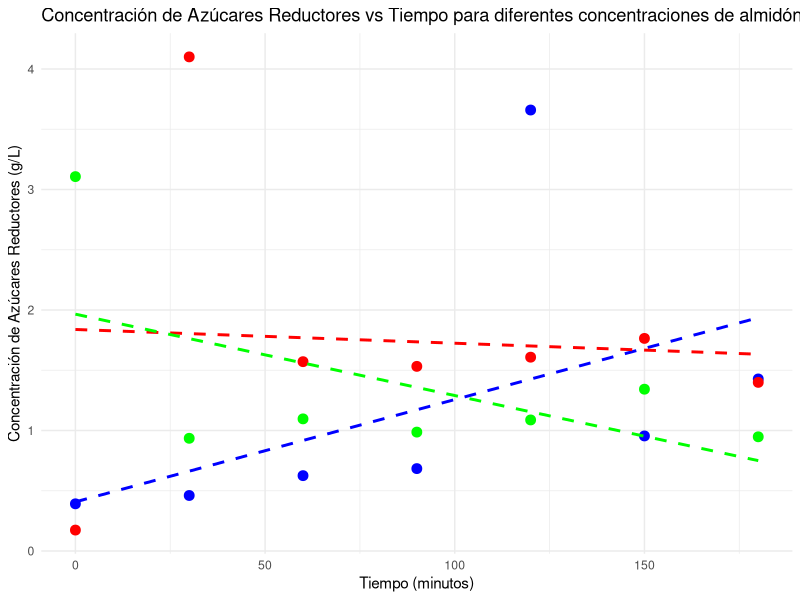
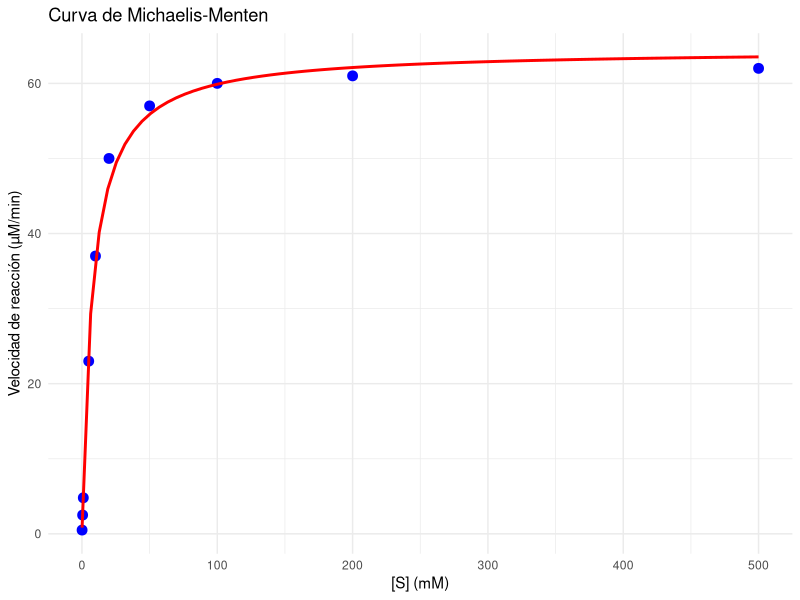

Here is the R script that generated these plots, in order:
# Instala ggplot2 si aún no lo tienes
# install.packages("ggplot2")

# Cargar librerías necesarias
library(ggplot2)

# Datos de tiempo (minutos)
tiempo <- c(0, 30, 60, 90, 120, 150, 180)  # Tiempos en minutos

# Absorbancia para distintas concentraciones de almidón (2%, 7%, 13%)
abs_2 <- c(0.248, 0.287, 0.380, 0.413, 2.093, 0.566, 0.833)
abs_7 <- c(0.125, 2.342, 0.914, 0.892, 0.935, 1.023, 0.817)
abs_13 <- c(1.781, 0.555, 0.646, 0.584, 0.641, 0.785, 0.562)

# Convertir absorbancia a concentración de azúcares reductores usando una fórmula ficticia
# Aquí asumimos que la relación es [Azúcares Reductores] = m * Abs + c
# Ajustar los valores de 'm' y 'c' según la curva de calibración de tu experimento
m <- 1.7713
c <- -0.0478

# Calcular concentración de azúcares reductores para cada absorbancia
azucares_reductores_2 <- m * abs_2 + c
azucares_reductores_7 <- m * abs_7 + c
azucares_reductores_13 <- m * abs_13 + c

# Crear un dataframe con los datos
datos_2 <- data.frame(tiempo, azucares_reductores_2)
datos_7 <- data.frame(tiempo, azucares_reductores_7)
datos_13 <- data.frame(tiempo, azucares_reductores_13)

# Graficar los datos de azúcares reductores vs tiempo para las tres concentraciones de almidón
ggplot() +
  geom_point(data = datos_2, aes(x = tiempo, y = azucares_reductores_2), color = "blue", size = 3, label="2%") +
  geom_smooth(data = datos_2, aes(x = tiempo, y = azucares_reductores_2), method = "lm", se = FALSE, color = "blue", linetype = "dashed") +
  geom_point(data = datos_7, aes(x = tiempo, y = azucares_reductores_7), color = "red", size = 3, label="7%") +
  geom_smooth(data = datos_7, aes(x = tiempo, y = azucares_reductores_7), method = "lm", se = FALSE, color = "red", linetype = "dashed") +
  geom_point(data = datos_13, aes(x = tiempo, y = azucares_reductores_13), color = "green", size = 3, label="13%") +
  geom_smooth(data = datos_13, aes(x = tiempo, y = azucares_reductores_13), method = "lm", se = FALSE, color = "green", linetype = "dashed") +
  labs(title = "Concentración de Azúcares Reductores vs Tiempo para diferentes concentraciones de almidón",
       x = "Tiempo (minutos)",
       y = "Concentración de Azúcares Reductores (g/L)") +
  theme_minimal()

# Calcular la pendiente usando un modelo lineal para cada concentración
modelo_2 <- lm(azucares_reductores_2 ~ tiempo, data = datos_2)
modelo_7 <- lm(azucares_reductores_7 ~ tiempo, data = datos_7)
modelo_13 <- lm(azucares_reductores_13 ~ tiempo, data = datos_13)

# Mostrar los coeficientes del modelo (pendiente y ordenada al origen)
summary(modelo_2)
summary(modelo_7)
summary(modelo_13)

# Extraer la pendiente para cada concentración
pendiente_2 <- coef(modelo_2)[2]
pendiente_7 <- coef(modelo_7)[2]
pendiente_13 <- coef(modelo_13)[2]

# Parámetros adicionales para la actividad enzimática
volumen_ensayo <- 1  # Volumen del ensayo en mL (ajustar si es diferente)
coef_extincion_molar <- 6220  # Coeficiente de extinción molar para NADH (M^-1 cm^-1)
distancia_celda <- 1  # Distancia de la celda del espectrofotómetro (cm)

# Calcular la actividad enzimática (U.I.) para cada concentración
actividad_enzimatica_2 <- (pendiente_2 * volumen_ensayo) / (coef_extincion_molar * distancia_celda)
actividad_enzimatica_7 <- (pendiente_7 * volumen_ensayo) / (coef_extincion_molar * distancia_celda)
actividad_enzimatica_13 <- (pendiente_13 * volumen_ensayo) / (coef_extincion_molar * distancia_celda)

# Mostrar el valor de la actividad enzimática
cat("Actividad enzimática para 2%: ", actividad_enzimatica_2, "U.I.\n")
cat("Actividad enzimática para 7%: ", actividad_enzimatica_7, "U.I.\n")
cat("Actividad enzimática para 13%: ", actividad_enzimatica_13, "U.I.\n")

### Agregar modelo Michaelis-Menten
# Supongamos datos de concentración de sustrato [S] (en mM)
concentracion_sustrato <- c(0.1, 0.5, 1, 5, 10, 20, 50, 100, 200, 500)

# Datos simulados de velocidad de reacción (en µM/min)
velocidad <- c(0.5, 2.5, 4.8, 23, 37, 50, 57, 60, 61, 62)

# Ajustar el modelo de Michaelis-Menten usando nls
modelo_mm <- nls(velocidad ~ Vmax * concentracion_sustrato / (Km + concentracion_sustrato), 
                 start = list(Vmax = 65, Km = 10))

# Mostrar los resultados del modelo
summary(modelo_mm)

# Extraer Vmax y Km
Vmax <- coef(modelo_mm)["Vmax"]
Km <- coef(modelo_mm)["Km"]

cat("Vmax:", Vmax, "\n")
cat("Km:", Km, "\n")

# Graficar la curva de Michaelis-Menten
ggplot(data = data.frame(concentracion_sustrato, velocidad), aes(x = concentracion_sustrato, y = velocidad)) +
  geom_point(color = "blue", size = 3) +
  stat_smooth(method = "nls", formula = y ~ Vmax * x / (Km + x),
              method.args = list(start = list(Vmax = 65, Km = 10)), se = FALSE, color = "red") +
  labs(title = "Curva de Michaelis-Menten",
       x = "[S] (mM)",
       y = "Velocidad de reacción (µM/min)") +
  theme_minimal()

